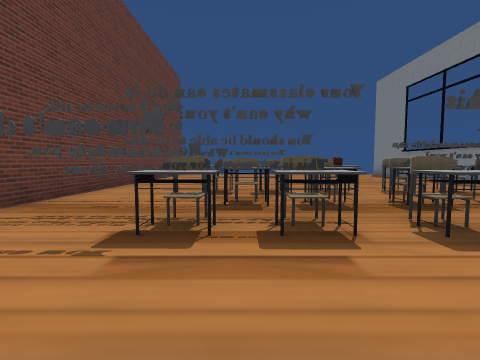
view 1 (above)

17 first-person views from a walk through a 3-D level made in the Unity game engine. The camera is 1.2 m above the floor, tilts 4° down and sees 85° across. The floor is counted in squares, 2 m on a side. Each view is taken from the middle of a square. On the plan, view 1 faces up. The plan holds only what a view shows up to about 9 squares ahead; the rest is blank. The place goes on beyond the plan. The player is left out. Some surface patterns are stand-ins.

view 2
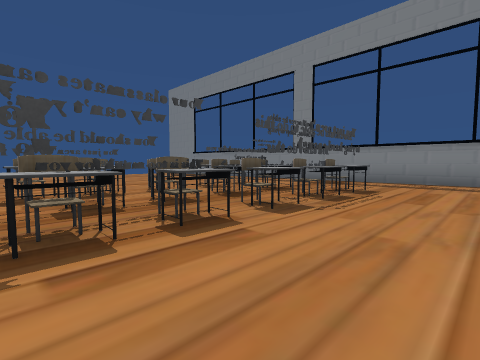

view 3
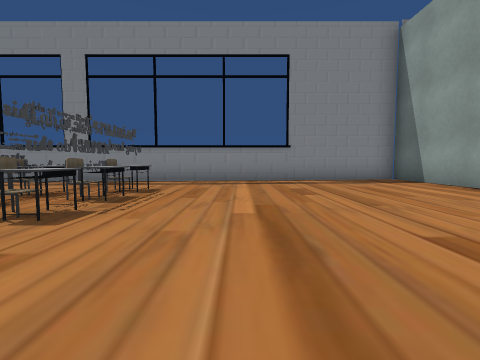

view 4
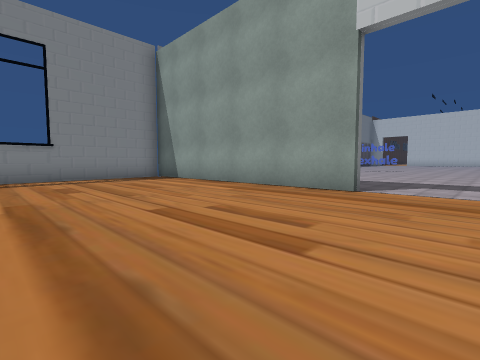

view 5
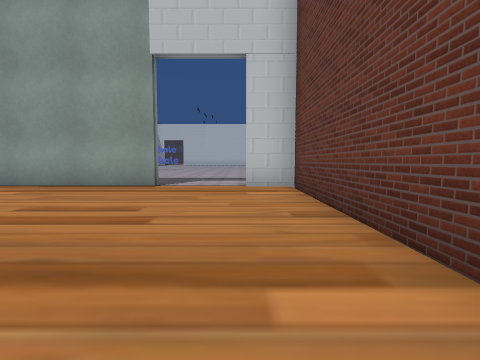

view 6
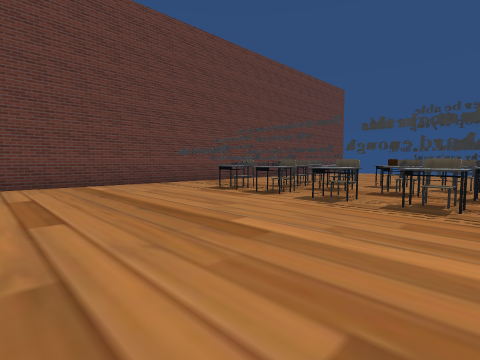

view 7
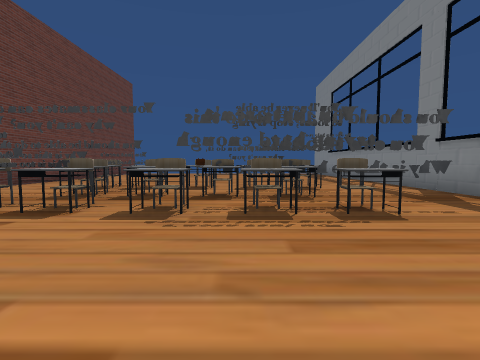

view 8
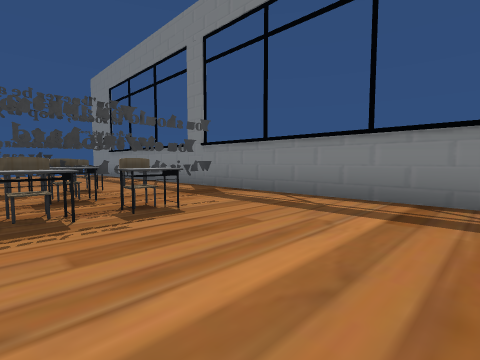

view 9
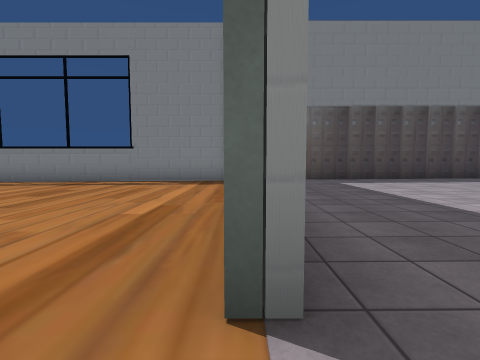

view 10
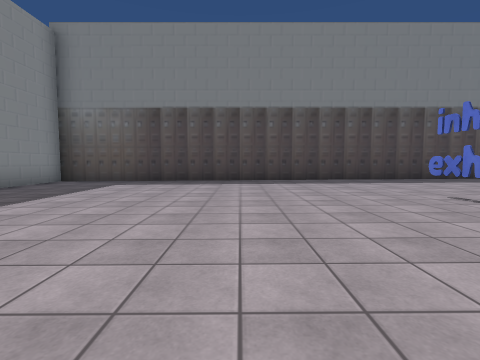

view 11
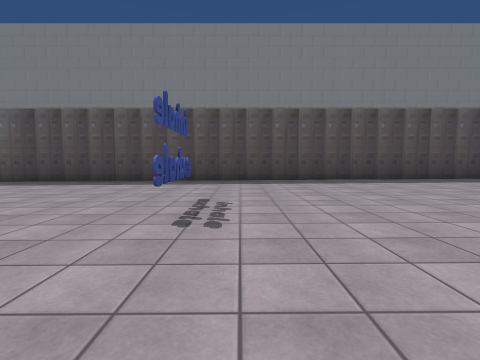

view 12
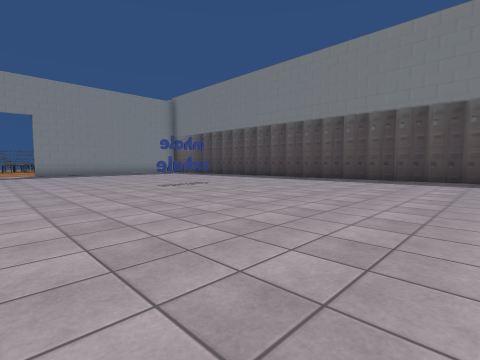

view 13
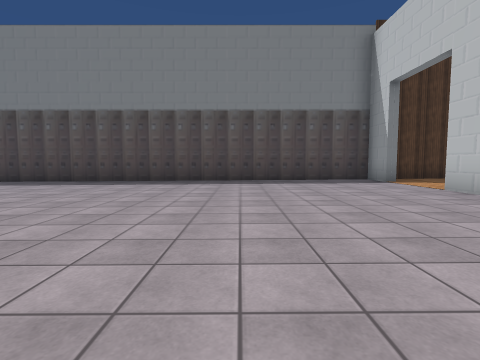

view 14
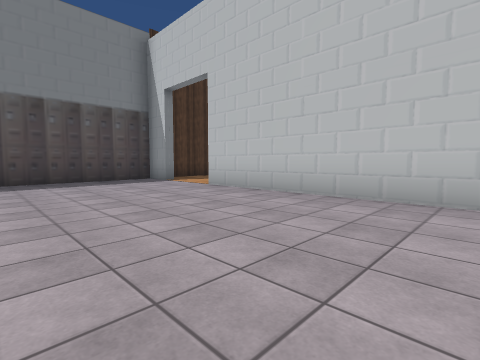

view 15
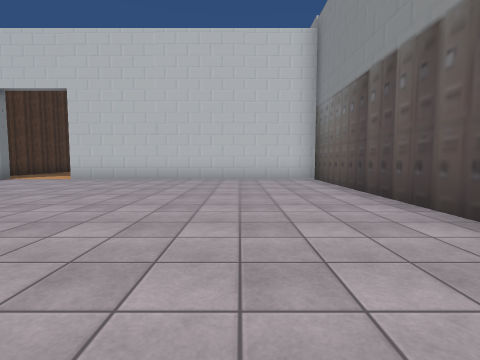

view 16
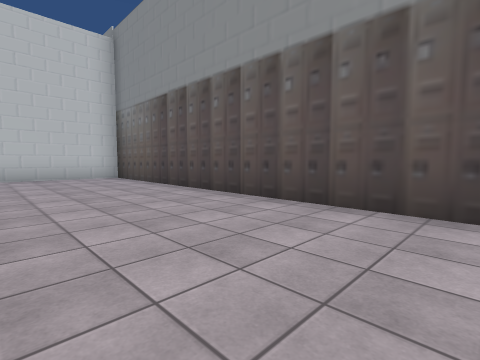

view 17
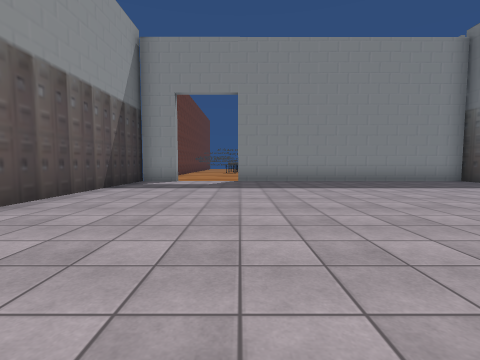

### Floor plan
Key: @ floor where view 1 was taken; # wall or solid block; . main floor; : floor 0.25 m higher than the main floor; - floor 0.25 m lower than the main floor; C chair; E desk; O other object.
Columns run from 4 left of view 1 to 8 right of it. Each row starts with its distance up from view 1.
  6  # OCOECCO ##
  5  #OOOO-OOO-##
  4 ##--CECEE####
  3 #-OCECCCCC--#
  2 #-OEEEEEEE--#
  1 #-----------#
  0 #---@-------#
 -1 #-----------#
 -2 #-----------#
 -3 #-----------#
 -4 #-----------#
 -5 ##--#########
 -6 #-----------#
 -7 #-----------#
 -8 #----.......#
 -9 #...........#
-10 #...........#
-11  ...........#
-12   ..........#
-13   ..........#
-14   ....OO....#
-15   ..........#
-16   ..........#
-17   ..........#
-18   ..........#
-19 #...........#
-20 #...........#
-21 #...........#
-22 #...........#
-23 #...........#
-24 #...........#
-25 #...........#
-26 #...........#
-27 #...::::::::#
-28 #########::##

Positions as (right, up) in squares from view 1, and headings:
1: (0, 0), facing up
2: (-1, 0), facing up-right
3: (-1, 0), facing right
4: (-2, 0), facing down-right
5: (-2, 1), facing down
6: (4, -2), facing up-left
7: (3, -1), facing up
8: (3, -1), facing up-right
9: (-1, -5), facing right
10: (-1, -11), facing right
11: (-1, -15), facing right
12: (-2, -21), facing up-right
13: (-1, -24), facing right
14: (-1, -24), facing down-right
15: (-1, -20), facing down
16: (0, -19), facing down-left
17: (0, -14), facing up
